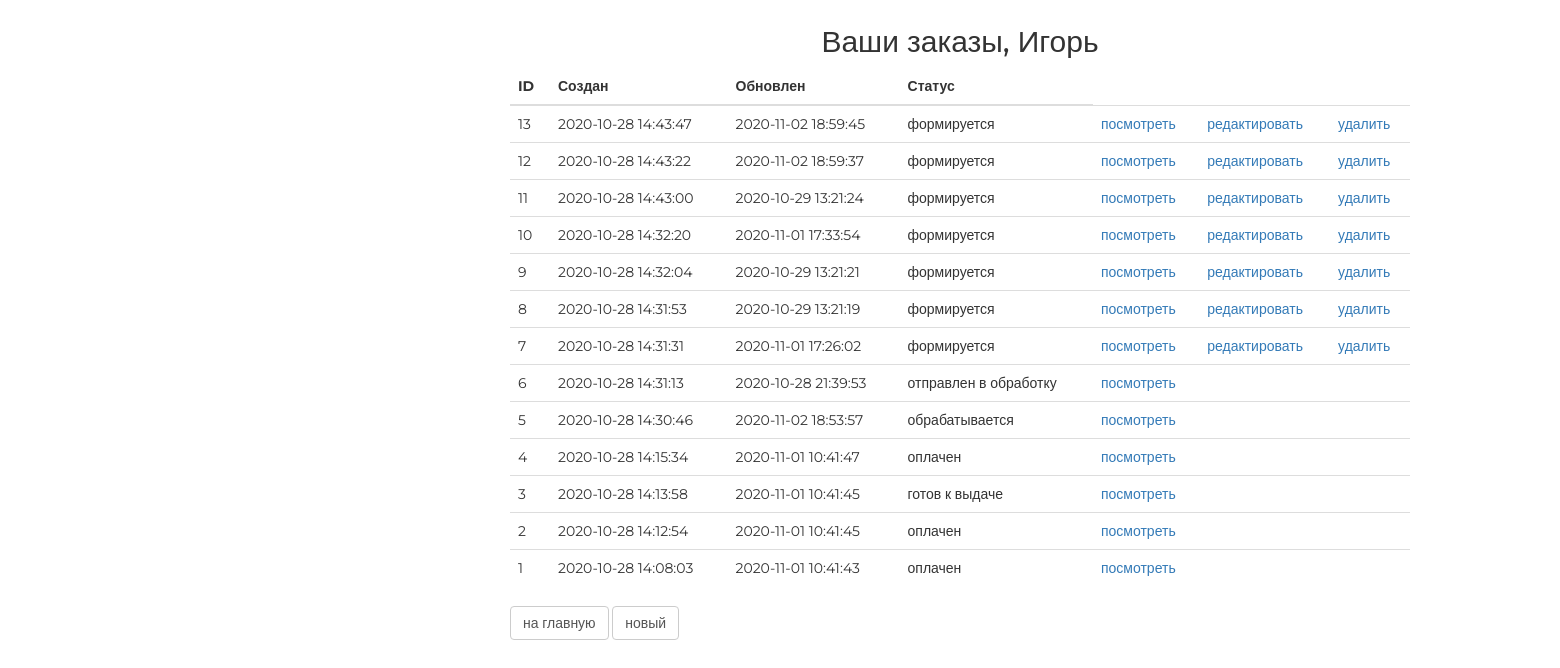
Before: /order/ (signed in) with the older database file.
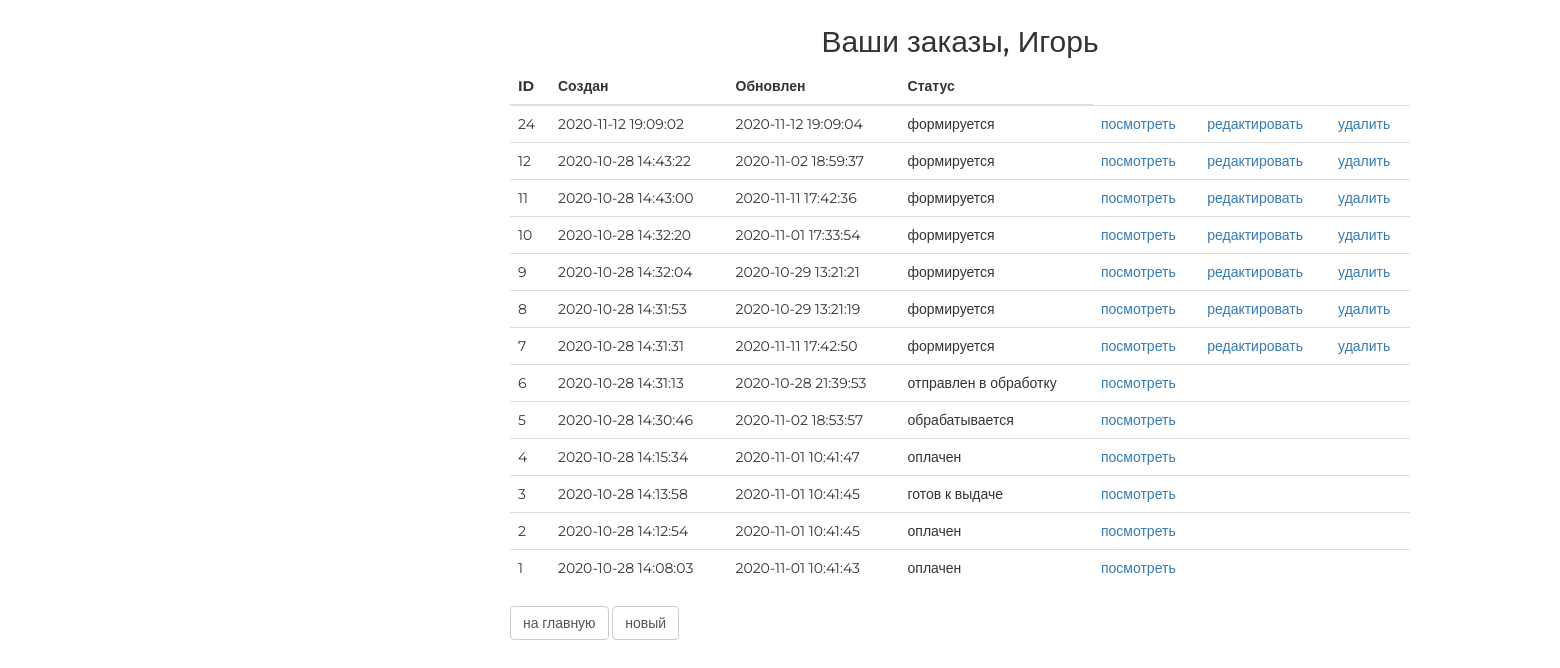
After: the same page with the newer database file.
### ordersapp/models.py (models this page shows, shortened)
class Order(models.Model):
    FORMING = 'FM'
    SENT_TO_PROCEED = 'STP'
    PROCEEDED = 'PRD'
    PAID = 'PD'
    READY = 'RDY'
    CANCEL = 'CNC'
    ORDER_STATUS_CHOICES = (
        (FORMING, 'формируется'),
        (SENT_TO_PROCEED, 'отправлен в обработку'),
        (PAID, 'оплачен'),
        (PROCEEDED, 'обрабатывается'),
        (READY, 'готов к выдаче'),
        (CANCEL, 'отменен'),
    )
    user = models.ForeignKey(settings.AUTH_USER_MODEL, on_delete=models.CASCADE)
    created = models.DateTimeField(verbose_name='создан', auto_now_add=True)
    updated = models.DateTimeField(verbose_name='обновлен', auto_now=True)
    status = models.CharField(verbose_name='статус', max_length=3, choices=ORDER_STATUS_CHOICES,  default=FORMING)
    is_active = models.BooleanField(verbose_name='активен', default=True)
    class Meta:
        ordering = ('-created',)
        verbose_name = 'заказ'
        verbose_name_plural = 'заказы'
    def __init__(self, *args, **kwargs):
        super().__init__(*args, **kwargs)
        self.orderitems.set = None

### ordersapp/views.py (the view)
# urls.py: path('', ordersapp.OrderList.as_view(), name='orders_list'),
class OrderList(ListView):
    model = Order
    def get_queryset(self):
        return Order.objects.filter(user=self.request.user)

### mainapp/context_processors.py (called while the page is built)
def basket(request):
   print(f'context processor basket works')
   basket = []
   if request.user.is_authenticated:
       basket = Basket.objects.filter(user=request.user)
   return {
       'basket': basket,
   }

### ordersapp/templates/ordersapp/order_list.html (shortened to what this page needs)
{% extends 'ordersapp/base.html' %}
{% load static %}
{% block content %}
   <div class="h2 text-center head">
       Ваши заказы,
       {% if user.first_name %}
           {{ user.first_name|title}}
       {% else %}
           Пользователь
       {% endif %}
   </div>
   <table class="table orders_list">
       <thead>
         <tr>
           <th>ID</th>
           <th>Создан</th>
           <th>Обновлен</th>
           <th>Статус</th>
         </tr>
       </thead>
       <tbody>
           {% for item in object_list %}
               {% if item.is_active %}
               <tr>
                   <td class="td1 orders_list">{{ item.pk }}</td>
                   <td>{{ item.created|date:"Y-m-d H:i:s" }}</td>
                   <td>{{ item.updated|date:"Y-m-d H:i:s" }}</td>
                   <td>{{ item.get_status_display }}</td>
                   <td>
                       <a href="{% url 'ordersapp:order_read' item.pk %}">
                           посмотреть
                       </a>
                   </td>
                   <td>
                       {% if item.status == 'FM' %}
                         <a href="{% url 'ordersapp:order_update' item.pk %}">
                           редактировать
                         </a>
                       {% endif %}
                   </td>
                   <td>
                       {% if item.status == 'FM' %}
                         <a href="{% url 'ordersapp:order_delete' item.pk %}">
                             удалить
                         </a>
                       {% endif %}
                   </td>
               </tr>
               {% endif %}
           {% endfor %}
       </tbody>
   </table>
   <button class="btn btn-default btn-round">
       <a href="{% url 'main' %}">
           на главную
       </a>
   </button>
   <button class="btn btn-default btn-round">
       <a href="{% url 'ordersapp:order_create' %}">
           новый
       </a>
   </button>
{% endblock %}

Changed rows visible on the page:
no longer on this page (row edited): Order: pk "13", created "2020-10-28 14:43:47", updated "2020-11-02 18:59:45", status "формируется", shows "редактировать", shows "удалить"
added Order: pk "24", created "2020-11-12 19:09:02", updated "2020-11-12 19:09:04", status "формируется", shows "редактировать", shows "удалить"
changed Order id 11: updated "2020-10-29 13:21:24" → "2020-11-11 17:42:36"
changed Order id 7: updated "2020-11-01 17:26:02" → "2020-11-11 17:42:50"
